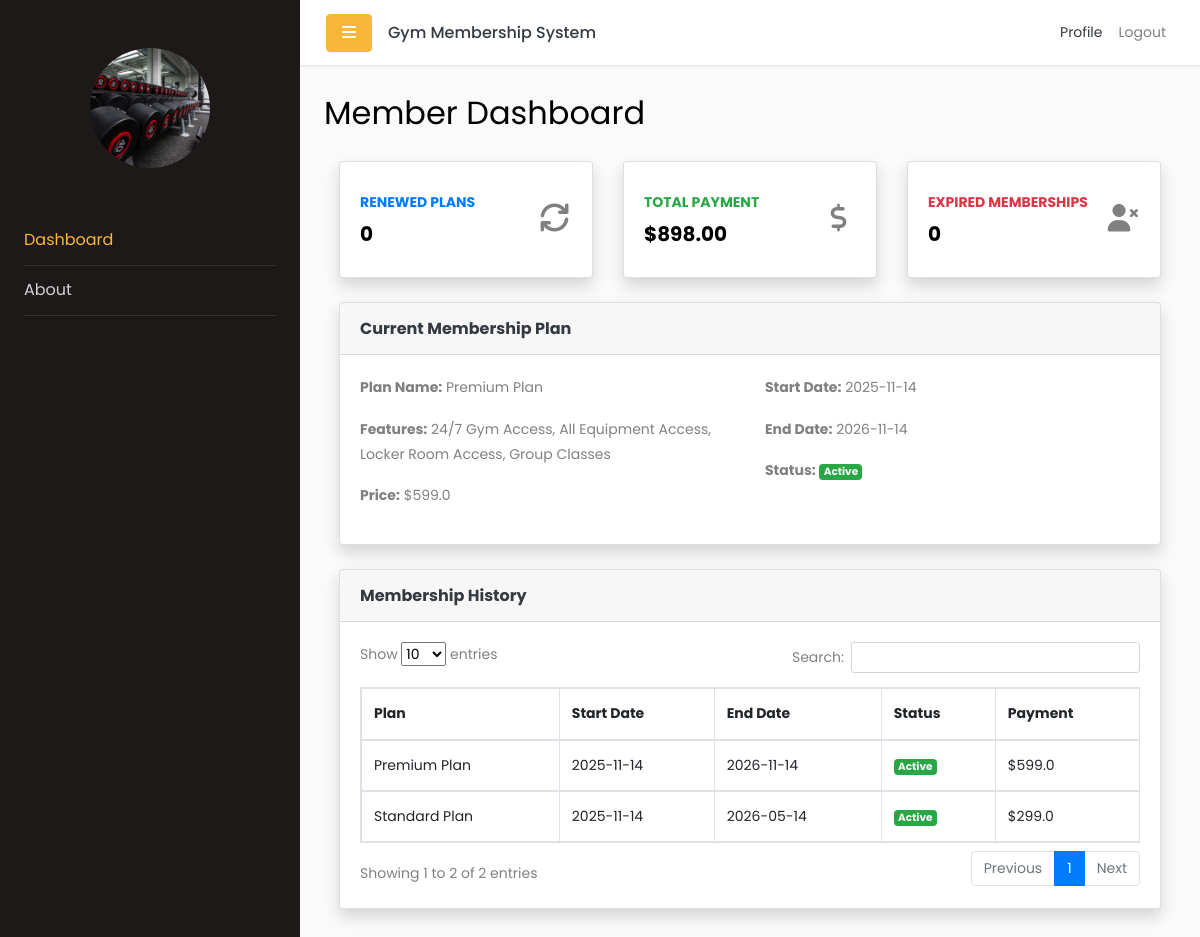
/member/dashboard (signed in), run on the app's committed database.
### app/models.py (models this page shows)
class MembershipPlan(db.Model):
    __tablename__ = 'membership_plans'
    id = db.Column(db.Integer, primary_key=True)
    name = db.Column(db.String(100), nullable=False)
    features = db.Column(db.Text)
    price = db.Column(db.Float, nullable=False)
    duration_months = db.Column(db.Integer, nullable=False)  # Duration in months
    status = db.Column(db.String(20), default='available')  # 'available' or 'unavailable'
    created_at = db.Column(db.DateTime, default=lambda: datetime.now(timezone.utc))

class Membership(db.Model):
    __tablename__ = 'memberships'
    id = db.Column(db.Integer, primary_key=True)
    member_id = db.Column(db.Integer, db.ForeignKey('users.id'), nullable=False)
    plan_id = db.Column(db.Integer, db.ForeignKey('membership_plans.id'), nullable=False)
    start_date = db.Column(db.DateTime, nullable=False)
    end_date = db.Column(db.DateTime, nullable=False)
    paymentMethod = db.Column(db.String(100))  # e.g., 'credit_card', 'cash', etc.
    status = db.Column(db.String(20), default='active')  # 'active', 'expired', 'cancelled'
    created_at = db.Column(db.DateTime, default=lambda: datetime.now(timezone.utc))
    user = db.relationship('User', backref=db.backref('memberships', lazy=True))
    plan = db.relationship('MembershipPlan', backref=db.backref('memberships', lazy=True))

### app/routes/member_routes.py (the view)
@member_bp.route('/member/dashboard')
@login_required
@role_required('member')
def member_dashboard():
    from flask_login import current_user
    from app.models import Membership, MembershipPlan, MembershipRenewal, db
    memberships = Membership.query.filter_by(member_id=current_user.id).order_by(Membership.start_date.desc()).all()
    membership_history = []
    total_payment = 0
    expired_count = 0
    renewed_count = 0
    current_membership = None
    current_plan = None
    for m in memberships:
        plan = MembershipPlan.query.get(m.plan_id)
        membership_history.append((m, plan))
        total_payment += plan.price if plan else 0
        if m.status == 'expired':
            expired_count += 1
        if MembershipRenewal.query.filter_by(membership_id=m.id).count() > 0:
            renewed_count += 1
        if m.status == 'active' and not current_membership:
            current_membership = m
            current_plan = plan
    return render_template(
        'member/dashboard.html',
        renewed_count=renewed_count,
        total_payment=total_payment,
        expired_count=expired_count,
        current_membership=current_membership,
        current_plan=current_plan,
        membership_history=membership_history
    )

### app/__init__.py (called while the page is built)
@login_manager.user_loader
def load_user(user_id):
    return User.query.get(int(user_id))

### app/templates/member/dashboard.html (shortened to what this page needs)
{% extends 'base.html' %}
{% block content %}
<h2 class="mb-4">Member Dashboard</h2>
<div class="container-fluid">
    <div class="row">
        <div class="col-xl-4 col-md-6 mb-4">
            <div class="card border-left-primary shadow h-100 py-2">
                <div class="card-body">
                    <div class="row no-gutters align-items-center">
                        <div class="col mr-2">
                            <div class="text-xs font-weight-bold text-primary text-uppercase mb-1">Renewed Plans</div>
                            <div class="h5 mb-0 font-weight-bold text-gray-800">{{ renewed_count }}</div>
                        </div>
                        <div class="col-auto">
                            <i class="fas fa-sync fa-2x text-gray-300"></i>
                        </div>
                    </div>
                </div>
            </div>
        </div>
        <div class="col-xl-4 col-md-6 mb-4">
            <div class="card border-left-success shadow h-100 py-2">
                <div class="card-body">
                    <div class="row no-gutters align-items-center">
                        <div class="col mr-2">
                            <div class="text-xs font-weight-bold text-success text-uppercase mb-1">Total Payment</div>
                            <div class="h5 mb-0 font-weight-bold text-gray-800">${{ '{:,.2f}'.format(total_payment) }}</div>
                        </div>
                        <div class="col-auto">
                            <i class="fas fa-dollar-sign fa-2x text-gray-300"></i>
                        </div>
                    </div>
                </div>
            </div>
        </div>
        <div class="col-xl-4 col-md-6 mb-4">
            <div class="card border-left-danger shadow h-100 py-2">
                <div class="card-body">
                    <div class="row no-gutters align-items-center">
                        <div class="col mr-2">
                            <div class="text-xs font-weight-bold text-danger text-uppercase mb-1">Expired Memberships</div>
                            <div class="h5 mb-0 font-weight-bold text-gray-800">{{ expired_count }}</div>
                        </div>
                        <div class="col-auto">
                            <i class="fas fa-user-times fa-2x text-gray-300"></i>
                        </div>
                    </div>
                </div>
            </div>
        </div>
    </div>
    <div class="card shadow mb-4">
        <div class="card-header py-3">
            <h6 class="m-0 font-weight-bold text-dark">Current Membership Plan</h6>
        </div>
        <div class="card-body">
            {% if current_membership and current_plan %}
            <div class="row">
                <div class="col-md-6">
                    <p><strong>Plan Name:</strong> {{ current_plan.name }}</p>
                    <p><strong>Features:</strong> {{ current_plan.features }}</p>
                    <p><strong>Price:</strong> ${{ current_plan.price }}</p>
                </div>
                <div class="col-md-6">
                    <p><strong>Start Date:</strong> {{ current_membership.start_date.strftime('%Y-%m-%d') }}</p>
                    <p><strong>End Date:</strong> {{ current_membership.end_date.strftime('%Y-%m-%d') }}</p>
                    <p><strong>Status:</strong>
                        {% if current_membership.status == 'active' %}
                            <span class="badge bg-success text-light">Active</span>
                        {% elif current_membership.status == 'expired' %}
                            <span class="badge bg-danger text-light">Expired</span>
                        {% else %}
                            <span class="badge bg-secondary">{{ current_membership.status|capitalize }}</span>
                        {% endif %}
                    </p>
                </div>
            </div>
            {% else %}
            <p class="text-muted">No active membership plan found.</p>
            {% endif %}
        </div>
    </div>
    <div class="card shadow mb-4">
        <div class="card-header py-3">
            <h6 class="m-0 font-weight-bold text-dark">Membership History</h6>
        </div>
        <div class="card-body">
            <div class="table-responsive">
                <table class="table table-bordered" id="memberHistoryTable">
                    <thead>
                        <tr>
                            <th>Plan</th>
                            <th>Start Date</th>
                            <th>End Date</th>
                            <th>Status</th>
                            <th>Payment</th>
                        </tr>
                    </thead>
                    <tbody>
                        {% for membership, plan in membership_history %}
                        <tr>
                            <td>{{ plan.name }}</td>
                            <td>{{ membership.start_date.strftime('%Y-%m-%d') }}</td>
                            <td>{{ membership.end_date.strftime('%Y-%m-%d') }}</td>
                            <td>
                                {% if membership.status == 'active' %}
                                    <span class="badge bg-success text-light">Active</span>
                                {% elif membership.status == 'expired' %}
                                    <span class="badge bg-danger text-light">Expired</span>
                                {% else %}
                                    <span class="badge bg-secondary">{{ membership.status|capitalize }}</span>
                                {% endif %}
                            </td>
                            <td>${{ plan.price }}</td>
                        </tr>
                        {% else %}
                        <tr>
                            <td colspan="5" class="text-center text-muted">No membership history found.</td>
                        </tr>
                        {% endfor %}
                    </tbody>
                </table>
            </div>
        </div>
    </div>
</div>
{% endblock %}

### data on the page
MembershipPlan: name "Premium Plan", features "24/7 Gym Access, All Equipment Access, Locker Room Access, Group Classes", price "599.0"
Membership: start_date "2025-11-14", end_date "2026-11-14", name "Premium Plan", status "Active", price "599.0"
Membership: name "Standard Plan", start_date "2025-11-14", end_date "2026-05-14", status "Active", price "299.0"

### other printed values
{{ renewed_count }} "0"
{{ '{:,.2f}'.format(total_payment) }} "898.00"
{{ expired_count }} "0"
